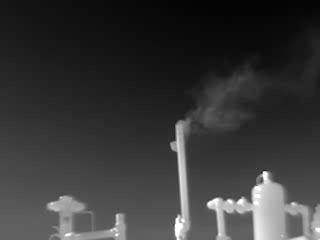
#> input picture MethaneCNN/train/leak.frame1022.jpg, 320 x 240 px, given in place of MOV_2564.mp4, which was not available
$ jupyter execute running_avg.ipynb   (text cells are left out)
#> lines starting #> are read from the running program, lines starting #| are printed output that depends on the picture; after the words box and inside, x2 and y2 are one past the last pixel; in counts of white or black regions, pixels touching at a corner belong together; pictures that were not available may be replaced by others from this repository, and a replacement may not be noted
[cell 1]
# Python program to illustrate
# Background subtraction using
# concept of Running Averages
#Source of Code: https://www.geeksforgeeks.org/background-subtraction-in-an-image-using-concept-of-running-average/#
# organize imports
import cv2
import numpy as np

# capture frames from a camera
path = "data/MOV_2564.mp4"
cap = cv2.VideoCapture(path)

# read the frames from the camera
_, img = cap.read()
#> img is the input picture: shape (240, 320, 3); min 3, max 255, mean 55.2
img = cv2.cvtColor(img, cv2.COLOR_BGR2GRAY)
#> img: shape (240, 320)
# modify the data type
# setting to 32-bit floating point
averageValue1 = np.float32(img)

# loop runs if capturing has been initialized.
while(1):
	# reads frames from a camera
	_, img = cap.read()

	img = cv2.cvtColor(img, cv2.COLOR_BGR2GRAY)
	# using the cv2.accumulateWeighted() function
	# that updates the running average
	cv2.accumulateWeighted(img, averageValue1, 0.1)

	# converting the matrix elements to absolute values
	# and converting the result to 8-bit.
	resultingFrames1 = cv2.convertScaleAbs(averageValue1)

	# Show two output windows
	# the input / original frames window
	cv2.imshow('InputWindow', img)

	# the window showing output of alpha value 0.02
	cv2.imshow('averageValue1', resultingFrames1)

	# Wait for Esc key to stop the program
	k = cv2.waitKey(30) & 0xff
#> (key q is pressed here)
	if k == 27:
		break

# Close the window
cap.release()

# De-allocate any associated memory usage
cv2.destroyAllWindows()

[cell 2]
# organize imports
import cv2
import numpy as np

# capture frames from a camera
#path = "data/MOV_2564.mp4"
path = "data/MOV_2567.mp4"

cap = cv2.VideoCapture(path)
cap.set(cv2.CAP_PROP_POS_FRAMES, 1800)
# read the frames from the camera
_, img = cap.read()
prev_img = cv2.cvtColor(img, cv2.COLOR_BGR2GRAY)
# modify the data type
# setting to 32-bit floating point
averageValue1 = np.float32(prev_img)

# loop runs if capturing has been initialized.
while(1):
	# reads frames from a camera
	_, next_img = cap.read()

	next_img = cv2.cvtColor(next_img, cv2.COLOR_BGR2GRAY)
	# using the cv2.accumulateWeighted() function
	# that updates the running average

	cv2.accumulateWeighted(next_img, averageValue1, 0.1)

	# converting the matrix elements to absolute values
	# and converting the result to 8-bit.
	resultingFrames1 = cv2.convertScaleAbs(averageValue1)

	flow = cv2.calcOpticalFlowFarneback(prev_img, resultingFrames1, None, 0.5, 3, 9, 3, 5, 1.1, 0)

	horz = flow[..., 0]
	vert = flow[..., 1]
	mag = np.sqrt(horz * horz  + vert* vert)
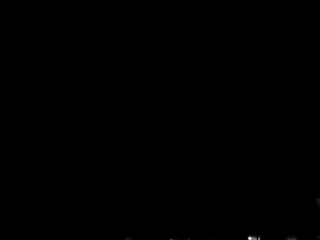
#> mag: shape (240, 320) float32; min 0, max 3.27, mean 0.00134; drawn with min black and max white
	# Show two output windows
	# the input / original frames window
	cv2.imshow('Flow Horz', horz)
	cv2.imshow('Flow Vert', vert)

	cv2.imshow('Flow Mag', mag)
	# the window showing output of alpha value 0.02
	cv2.imshow('averageValue1', resultingFrames1)

	# Wait for Esc key to stop the program
	k = cv2.waitKey(30) & 0xff
#> (key q is pressed here)
	if k == 27:
		break
	prv_img = resultingFrames1

# Close the window
cap.release()

# De-allocate any associated memory usage
cv2.destroyAllWindows()

[cell 3]
import cv2
import numpy as np

# Global variables for parameter values
blur_kernel_size = 3
threshold_block_size = 9
threshold_constant = 2
thresh = 0
def preprocessing(frame):
    #gray = cv2.cvtColor(frame, cv2.COLOR_BGR2GRAY)
    blur = cv2.GaussianBlur(frame, (blur_kernel_size, blur_kernel_size), 0)
    #th3 = cv2.adaptiveThreshold(blur, 255, cv2.ADAPTIVE_THRESH_GAUSSIAN_C, cv2.THRESH_BINARY, threshold_block_size, threshold_constant)
    _, res = cv2.threshold(blur,thresh,255,cv2.THRESH_BINARY)
#> res: shape (240, 320); every value is 255
    return res


def on_trackbar_blur_kernel_size(val):
    global blur_kernel_size
    blur_kernel_size = max(1, val) if val % 2 != 0 else max(1, val - 1)

def on_trackbar_thresh(val):
    global thresh
    thresh = max(0, val)

def on_trackbar_threshold_block_size(val):
    global threshold_block_size
    # Ensure odd value
    threshold_block_size = max(3, val) if val % 2 != 0 else max(3, val - 1)


def on_trackbar_threshold_constant(val):
    global threshold_constant
    threshold_constant = val


cap = cv2.VideoCapture('data/MOV_2564.mp4')
cap.set(cv2.CAP_PROP_POS_FRAMES, 1800)

# Create windows for displaying frames
cv2.namedWindow('Original Frame')
cv2.namedWindow('Processed Frame')

# Create trackbars
# Blur Kernel Size = BKS ***Bug because it only works with odd numbers since it will break on evens
# Threshold Block Size = TBS
# Threshold Constant = TC
cv2.createTrackbar('BKS', 'Processed Frame', blur_kernel_size, 40, on_trackbar_blur_kernel_size)
cv2.createTrackbar('TBS', 'Processed Frame', threshold_block_size, 20, on_trackbar_threshold_block_size)
cv2.createTrackbar('TC', 'Processed Frame', threshold_constant, 20, on_trackbar_threshold_constant)
cv2.createTrackbar('thresh', 'Processed Frame', thresh, 255, on_trackbar_thresh)

_, og_frame = cap.read()
og_frame = cv2.cvtColor(og_frame, cv2.COLOR_BGR2GRAY)
og_frame = np.float32(og_frame)
while cap.isOpened():
    # Read the current frame
    ret, frame = cap.read()
    frame = cv2.cvtColor(frame, cv2.COLOR_BGR2GRAY)

    # Check if a frame was successfully captured
    if not ret:
        break
    #removed background
    #cv2.accumulateWeighted(frame, og_frame, 0.1)

    #running_avg = cv2.convertScaleAbs(og_frame)
    # Perform preprocessing on the frame
    preprocessed_frame = preprocessing(frame)

    # Display the processed frame
    #cv2.imshow('BG Frame', running_avg)
    cv2.imshow('Original Frame', frame)
    cv2.imshow('Processed Frame', preprocessed_frame)

    # Check if the 'c' key is pressed
    if cv2.waitKey(1) & 0xFF == ord('c'):
        # Move to the next frame
#> (key q is pressed here)
        continue

    # Check if the 'q' key is pressed
    if cv2.waitKey(1) & 0xFF == ord('q'):
        # Exit the loop if 'q' is pressed
#> (key q is pressed here)
        break

# Release the video capture and close any open windows
cap.release()
cv2.destroyAllWindows()

[cell 4]
# organize imports
import cv2
import numpy as np
def preprocessing(frame):
    blur = cv2.GaussianBlur(frame, (3, 3), 0)
    th3 = cv2.adaptiveThreshold(blur, 255, cv2.ADAPTIVE_THRESH_GAUSSIAN_C, cv2.THRESH_BINARY, 9, 2)
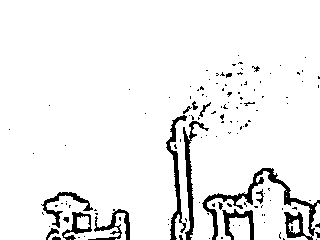
#> th3: shape (240, 320); 93.6% white; 127 black regions (110 under 20 px), largest, box (x1, y1, x2, y2) and area: (202, 168, 320, 240) 1438, (166, 115, 187, 240) 640, (183, 121, 209, 240) 638
    return th3

# capture frames from a camera
#path = "data/MOV_2564.mp4"
path = "data/MOV_2567.mp4"
cap = cv2.VideoCapture(path)
cap.set(cv2.CAP_PROP_POS_FRAMES, 1800)
# read the frames from the camera
_, img = cap.read()
prev_img = cv2.cvtColor(img, cv2.COLOR_BGR2GRAY)
processed_img0 = preprocessing(prev_img)
# loop runs if capturing has been initialized.
while(1):
	# reads frames from a camera
	_, next_img = cap.read()

	next_img = cv2.cvtColor(next_img, cv2.COLOR_BGR2GRAY)
	processed_img1 = preprocessing(next_img)

	flow = cv2.calcOpticalFlowFarneback(processed_img0, processed_img1, None, 0.5, 3, 9, 3, 5, 1.1, 0)

	horz = flow[..., 0]
	vert = flow[..., 1]
	mag = np.sqrt(horz * horz  + vert* vert)
	# Show two output windows
	# the input / original frames window
	cv2.imshow('Flow Horz', horz)
	cv2.imshow('Flow Vert', vert)

	cv2.imshow('Flow Mag', mag)
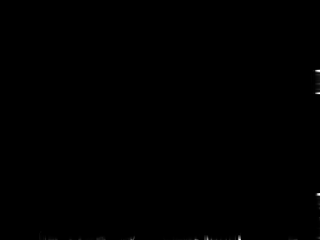
#> window 'Flow Mag': shape (240, 320); min 0, max 255, mean 0.2
	cv2.imshow('Regular Img', next_img)
	cv2.imshow('Preprocess Img', processed_img1)
	# Wait for Esc key to stop the program
	k = cv2.waitKey(30) & 0xff
#> (key q is pressed here)
	if k == 27:
		break
	processed_img0 = processed_img1

# Close the window
cap.release()

# De-allocate any associated memory usage
cv2.destroyAllWindows()

[cell 5]
# organize imports
import cv2
import numpy as np

# capture frames from a camera
path = "data/MOV_2564.mp4"
cap = cv2.VideoCapture(path)


# read the frames from the camera
_, img = cap.read()
prev_img = cv2.cvtColor(img, cv2.COLOR_BGR2GRAY)
# modify the data type
# setting to 32-bit floating point
#averageValue1 = np.float32(prev_img)

# loop runs if capturing has been initialized.
while(1):
	# reads frames from a camera
	_, next_img = cap.read()

	next_img = cv2.cvtColor(next_img, cv2.COLOR_BGR2GRAY)
	# using the cv2.accumulateWeighted() function
	# that updates the running average

	#cv2.accumulateWeighted(next_img, averageValue1, 0.7)

	# converting the matrix elements to absolute values
	# and converting the result to 8-bit.
	#resultingFrames1 = cv2.convertScaleAbs(averageValue1)

	flow = cv2.calcOpticalFlowFarneback(prev_img, next_img, None, 0.5, 3, 15, 3, 5, 1.2, 0)

	horz = flow[..., 0]
	vert = flow[..., 1]
	mag = np.sqrt(horz * horz  + vert* vert)

	norm_mag = cv2.normalize(mag, None, 0, 255, cv2.NORM_MINMAX)
	# Show two output windows
	# the input / original frames window
	cv2.imshow('Flow Horz', horz)
	cv2.imshow('Flow Vert', vert)

	cv2.imshow('Flow Mag', mag)
	cv2.imshow('Flow Norm Mag', norm_mag)
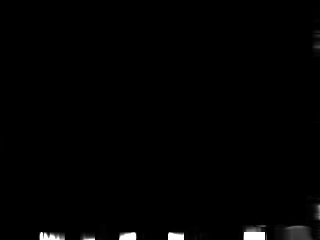
#> window 'Flow Norm Mag': shape (240, 320); min 0, max 255, mean 2.4
	# the window showing output of alpha value 0.02
	cv2.imshow('Input', prev_img)

	# Wait for Esc key to stop the program
	k = cv2.waitKey(30) & 0xff
#> (key q is pressed here)
	if k == 27:
		break
	prev_img = next_img

# Close the window
cap.release()

# De-allocate any associated memory usage
cv2.destroyAllWindows()

[cell 6]
# organize imports
import cv2
import numpy as np

# capture frames from a camera
path = "data/MOV_2564.mp4"
cap = cv2.VideoCapture(path)
cap.set(cv2.CAP_PROP_POS_FRAMES, 1800)
# read the frames from the camera
_, img = cap.read()

prev_img = cv2.cvtColor(img, cv2.COLOR_BGR2GRAY)
# modify the data type
# setting to 32-bit floating point
#averageValue1 = np.float32(prev_img)

# loop runs if capturing has been initialized.
while(1):
	# reads frames from a camera
	_, next_img = cap.read()

	next_img = cv2.cvtColor(next_img, cv2.COLOR_BGR2GRAY)

	# using the cv2.accumulateWeighted() function
	# that updates the running average

	#cv2.accumulateWeighted(next_img, averageValue1, 0.7)

	# converting the matrix elements to absolute values
	# and converting the result to 8-bit.
	#resultingFrames1 = cv2.convertScaleAbs(averageValue1)

	flow = cv2.calcOpticalFlowFarneback(prev=prev_img, next=next_img, flow=None,
				                        pyr_scale=0.5, levels=3, winsize=9,
					                    iterations=3, poly_n=5, poly_sigma=1.1, flags=0)

	horz = flow[..., 0]
	vert = flow[..., 1]
	mag = np.sqrt(horz * horz  + vert* vert)

	norm_mag = cv2.normalize(mag, None, 0, 1, cv2.NORM_MINMAX)
	# Show two output windows
	# the input / original frames window
	cv2.imshow('Flow Horz', horz)
	cv2.imshow('Flow Vert', vert)

	cv2.imshow('Flow Mag', mag)
	cv2.imshow('Flow Norm Mag', norm_mag)
	# the window showing output of alpha value 0.02
	cv2.imshow('Input', prev_img)

	# Wait for Esc key to stop the program
	k = cv2.waitKey(30) & 0xff
#> (key q is pressed here)
	if k == 27:
		break
	prev_img = next_img

# Close the window
cap.release()

# De-allocate any associated memory usage
cv2.destroyAllWindows()

[cell 7]
import cv2
import numpy as np

def calc_median(frames):
    median_frame = np.median(frames, axis=0).astype(dtype=np.uint8)
    return median_frame

prev_frames = []

path = "data/MOV_2567.mp4"
cap = cv2.VideoCapture(path)
cap.set(cv2.CAP_PROP_POS_FRAMES, 1800)

no_err, frame = cap.read()

prev_limit = 210 #210 was used in the paper linked above

while no_err:

    gray_frame = cv2.cvtColor(frame, cv2.COLOR_BGR2GRAY)
    prev_frames.append(gray_frame)

    if len(prev_frames) > prev_limit:
        prev_frames.pop(0)

    median_frame = calc_median(prev_frames)

    subtracted_frame = cv2.absdiff(gray_frame, median_frame)
#> subtracted_frame: shape (240, 320); every value is 0

    cv2.imshow('Subtracted Frame', subtracted_frame)
    cv2.imshow('OG Frame', gray_frame)

    if cv2.waitKey(1) & 0xFF == ord('q'):
#> (key q is pressed here)
        break

    no_err, frame = cap.read()
cap.release()
cv2.destroyAllWindows()

[cell 8]
import cv2
import numpy as np

def calc_median(frames):
    median_frame = np.median(frames, axis=0).astype(dtype=np.uint8)
    return median_frame

prev_frames = []

path = "data/MOV_2567.mp4"
cap = cv2.VideoCapture(path)
cap.set(cv2.CAP_PROP_POS_FRAMES, 1800) #skip a portion of no leakage

no_err, frame = cap.read()

prev_limit = 210 #210 was used in the paper linked above

gray_frame = cv2.cvtColor(frame, cv2.COLOR_BGR2GRAY)
prev_frames.append(gray_frame)

median_frame = calc_median(prev_frames)
prev_frame = cv2.absdiff(gray_frame, median_frame)

while no_err:

    no_err, frame = cap.read()

    gray_frame = cv2.cvtColor(frame, cv2.COLOR_BGR2GRAY)
    prev_frames.append(gray_frame)

    if len(prev_frames) > prev_limit:
        prev_frames.pop(0)

    median_frame = calc_median(prev_frames)

    next_frame = cv2.absdiff(gray_frame, median_frame)
    flow = cv2.calcOpticalFlowFarneback(prev=prev_frame, next=next_frame, flow=None,
				                        pyr_scale=0.5, levels=3, winsize=9,
					                    iterations=3, poly_n=5, poly_sigma=1.1, flags=0)

    horz = flow[..., 0]
#> horz: shape (240, 320) float32; every value is 0
    vert = flow[..., 1]
    mag = np.sqrt(horz * horz  + vert* vert)

    norm_mag = cv2.normalize(mag, None, 0, 1, cv2.NORM_MINMAX)
    # Show two output windows
    # the input / original frames window
    cv2.imshow('Flow Horz', horz)
    cv2.imshow('Flow Vert', vert)

    cv2.imshow('Flow Mag', mag)
    cv2.imshow('Flow Norm Mag', norm_mag)
    # the window showing output of alpha value 0.02
    cv2.imshow('Input to Optical Flow', prev_frame)
    cv2.imshow('OG Frame', frame)

    if cv2.waitKey(1) & 0xFF == ord('q'):
#> (key q is pressed here)
        break

    prev_frame = next_frame
cap.release()
cv2.destroyAllWindows()

$ run again, on MethaneCNN/train/leak.frame109.jpg
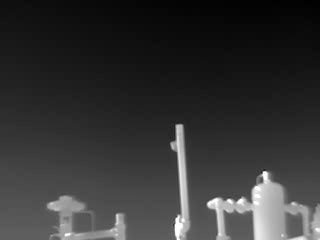
#> input picture MethaneCNN/train/leak.frame109.jpg, 320 x 240 px, given in place of MOV_2564.mp4, which was not available
#> img is the input picture: shape (240, 320, 3); min 0, max 255, mean 51.9
#> img: shape (240, 320)
#> res: shape (240, 320); every value is 255
#> in preprocessing, `th3 = cv2.adaptiveThreshold(blur, 255, cv2.ADAPTIVE_THRESH_GAUSSIAN_C,..`:
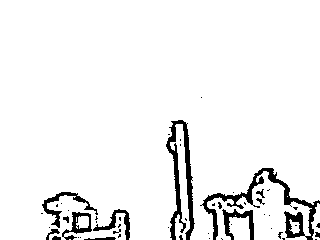
#> th3: shape (240, 320); 94.1% white; 51 black regions (38 under 20 px), largest, box (x1, y1, x2, y2) and area: (200, 168, 320, 240) 1511, (166, 120, 195, 240) 1209, (42, 192, 98, 228) 392
#> `cv2.imshow('Flow Norm Mag', norm_mag)`:
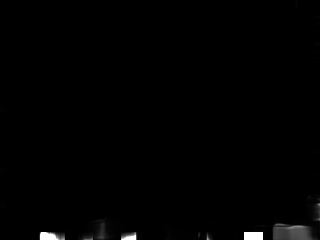
#> window 'Flow Norm Mag': shape (240, 320); min 0, max 255, mean 2
#> subtracted_frame: shape (240, 320); every value is 0
